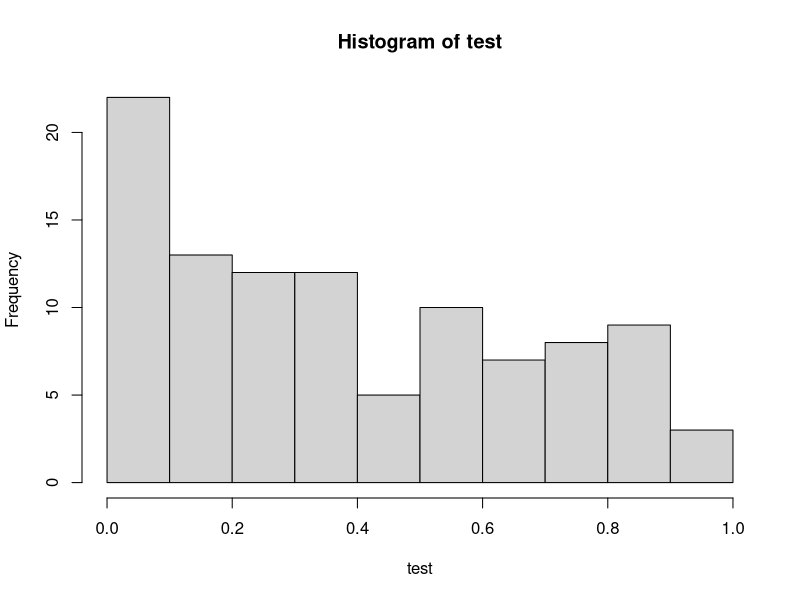
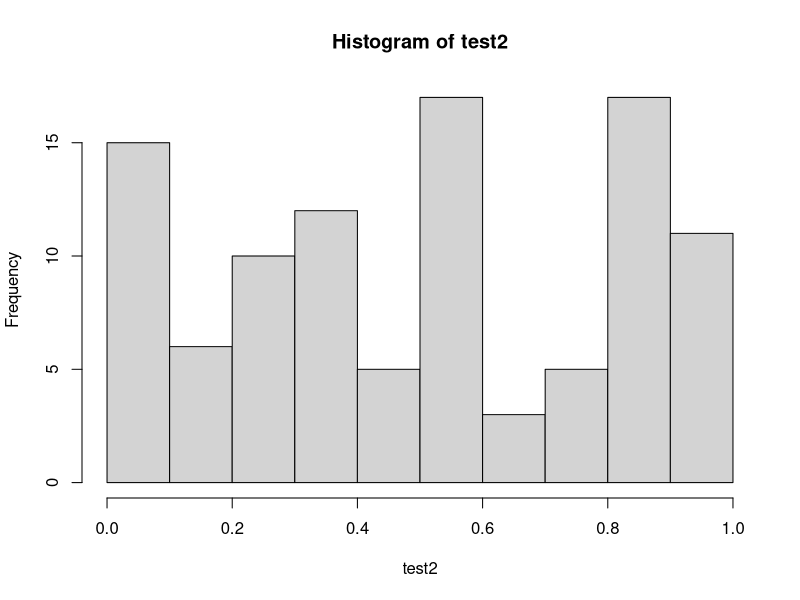
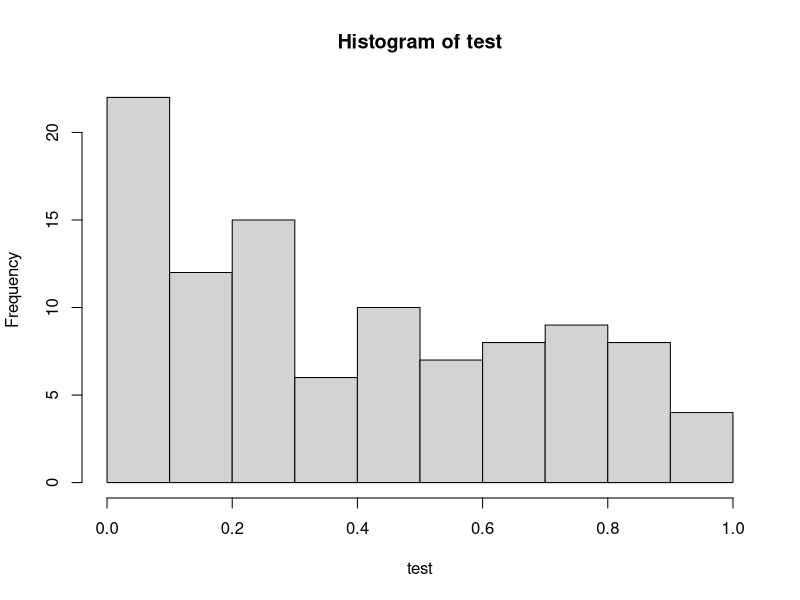
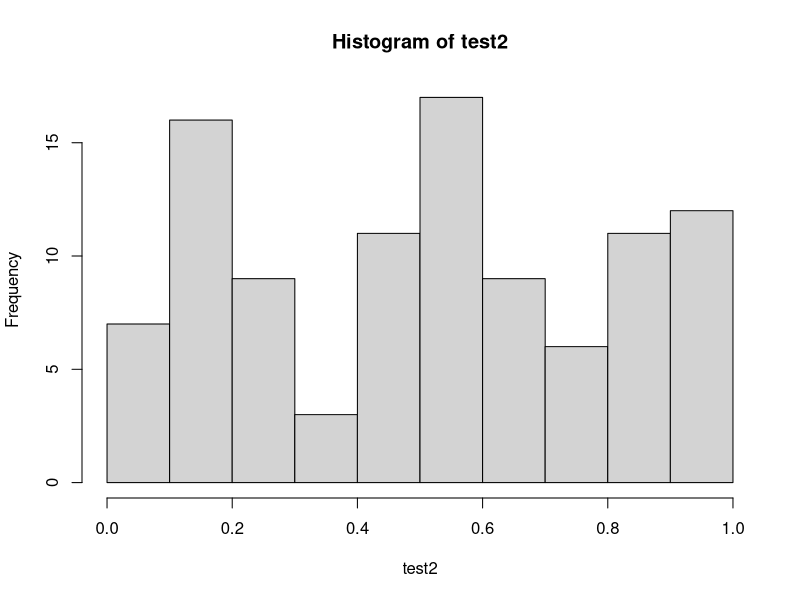
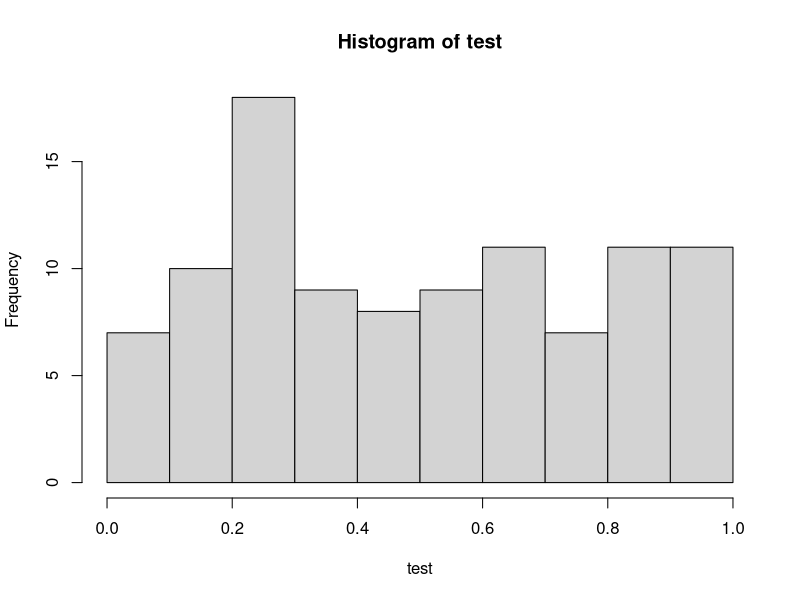
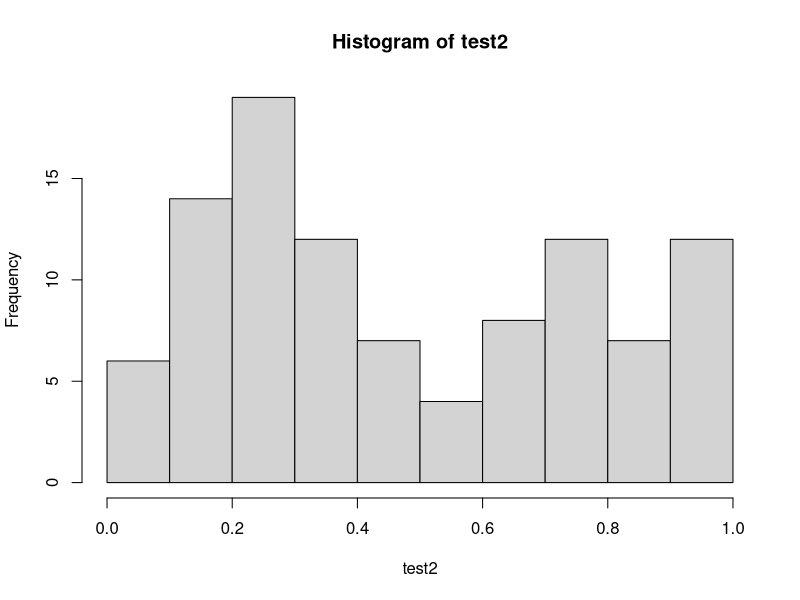
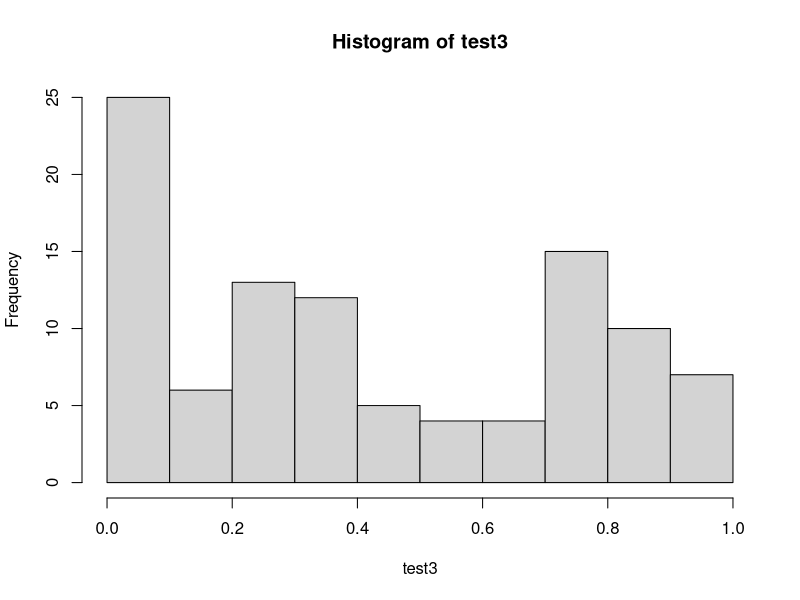
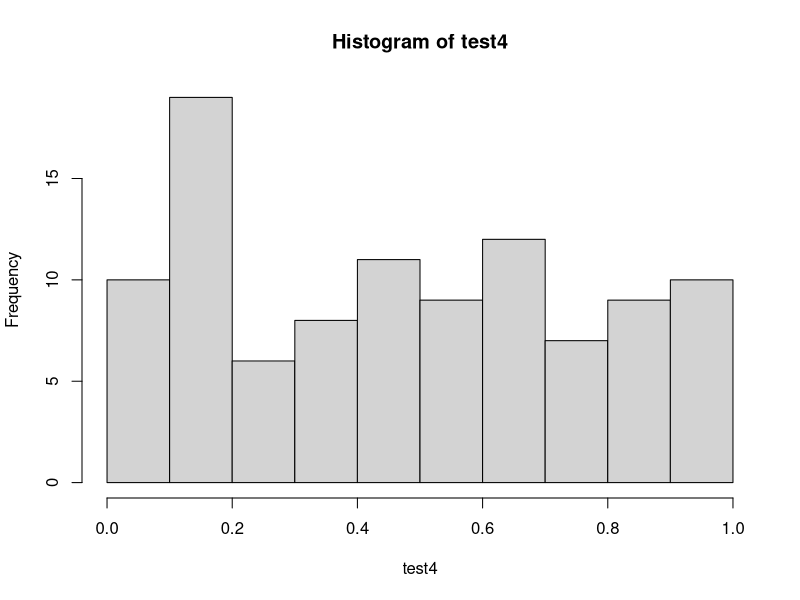

Write the R code that produced these figures, in order.
## ---- chunk 1
set.seed(100)
x <- seq(0,1,0.01)

# n: number of agents, x: genotype, sd: standard deviation strategy, s: selection strength
# m: mutation rate, strategy: moran or inverse moran

selection <- function(n, x, sd, s, m, strategy){
  # original genotype
  base <- x

  for (i in 1:10^3){
    # phenotype based on Gaussian distribution
    phenotype <- rnorm(n, mean = x, sd = sd)
    
    # fitness of population based on phenotype
    fitness <- -abs(phenotype)
    
    # choices of selection strategy
    moran <- function(s,f){exp(s*f)/(sum(exp(s*f)))}
    moran.inverse <- function(s,f){1 - exp(s*f)/(sum(exp(s*f)))}
    # AB: * don't need the brackets for definition on same line
    #     * moran.inverse needs to use -fitness (-f)
    #     * function definitions should be outside of 'selection' f'n
    
    
    # selection distribution based on strategy (for some reason i can't get the if else statement to work i'm not sure why)
    # repro <- ifelse(strategy == 1, moran(s,fitness), moran.inverse(s,fitness))
    if (strategy == 1){
      repro <- moran(s,fitness)
    } else{
      repro <- moran.inverse(s,fitness)
    }
    # AB: try giving strategy as logical (TRUE/FALSE) instead and can use ifelse...
    #       ifelse(strategy, moran(s, fitness), moran.inverse(s, fitness))
    
  
    # mutation
    mutation <- sample(c(1,NA), 1, prob = c(m,1-m))
    if(!is.null(mutation)) {
      x[sample(n,1)] <- sample(base,1)
    }
    
    # replacing of agent
    dead.person <- sample(n,1)
    new.person <- sample(x,1, prob = repro)
    if (dead.person != new.person){
      x[dead.person] <- new.person
    } else{
      x[dead.person] <- x[dead.person]
    }
  }
  return(x)
}

## ---- chunk 2
test <- selection(length(x), x, 1-x, 1, 0.05, 1)
test2 <- selection(length(x), x, 1-x, 0, 0.05, 1)

x <- seq(0,1,0.01)
hist(test)
hist(test2)
## ---- chunk 3
x <- seq(0,1,0.01)
test <- selection(length(x), x, 1-x, 1, 0.05, 1)
test2 <- selection(length(x), x, sqrt(1-x), 1, 0.05, 1)

hist(test)
hist(test2)
## ---- chunk 4
x <- seq(0,1,0.01)
test <- selection(length(x), x, 1-x, 1, 0.05, 1)
test2 <- selection(length(x), x, sqrt(1-x), 0.75, 0.05, 1)
test3 <- selection(length(x), x, sqrt(1-x), 0.5, 0.05, 1)
test4 <- selection(length(x), x, sqrt(1-x), 0.25, 0.05, 1)

hist(test)
hist(test2)
hist(test3)
hist(test4)
